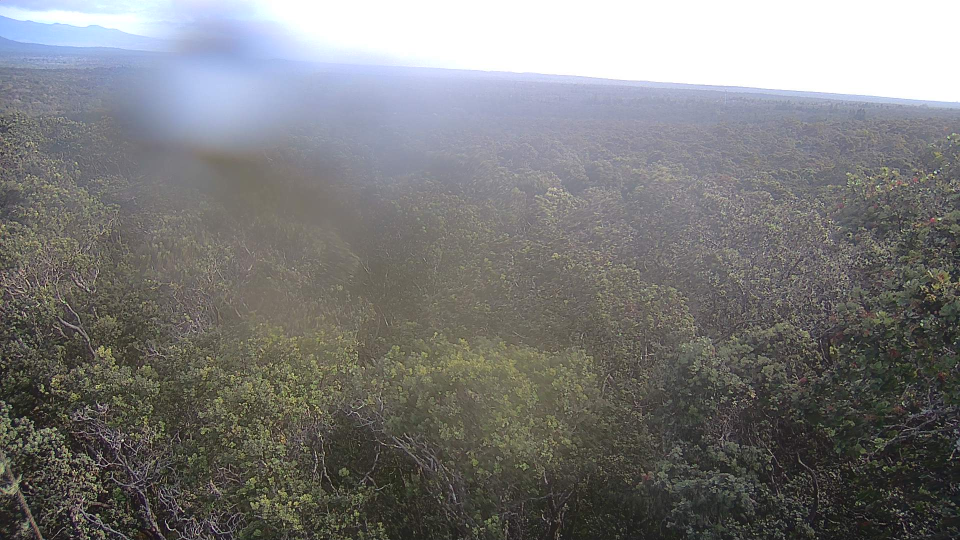
#> input picture flashpoint/docs/w097-imagery/ptz-2025-07-24T1820Z.jpg, 1920 x 1080 px (shown at 1/2 size); its folder holds 8 pictures in this run
$ python build_panoramas.py
#> lines starting #> are read from the running program, lines starting #| are printed output that depends on the picture
#> in main, `strip = Image.new("RGB", (SECTOR_W * N_SECTORS, SECTOR_H))`: strip: PIL image 11520x2160 RGB; every value is 0
#!/usr/bin/env python3
"""Build sage-agent sim panoramas from the W097 forensics imagery.

Produces 360-degree strips the sim PTZ backend can pan across
(vendor sim: pan 0-360 maps to image width; 16:9 viewport; tilt range from
aspect). Layout: 6 sectors x 60 degrees, each 1920x2160 (real frame in the
middle band, sky/ground edge-extended so the default tilt centers on real
content and there is room to tilt).

Two test panoramas (the point is the CONTRAST):
- w097-pano-A-day-plume.jpg: quiet ohia-canopy sectors + ONE real smoke
  positive — the 2025-10-05 Halemaumau gas plume — at sector 2 (pan ~150).
- w097-pano-B-confusers.jpg: the false-positive reel — fog, rain-blurred
  lens, night IR, eruption glow lighting clouds — everything that fooled
  W097's fire detector for months. A good smoke watcher flags NOTHING here
  (or flags-and-retracts on the second look).

The fire-detection frames carry burned-in annotation boxes (red rects, green
labels) from the original YOLOv7 job; scrub_annotations() removes them so a
detector under test cannot cheat on painted-on hints.

Run:  python build_panoramas.py     (writes JPGs + sectors.json here)
"""
import json
import pathlib

import numpy as np
from PIL import Image, ImageFilter

HERE = pathlib.Path(__file__).resolve().parent
IMG = HERE.parents[1] / "docs" / "w097-imagery"

SECTOR_W, SECTOR_H = 1920, 2160
FRAME_H = 1080
N_SECTORS = 6


def scrub_annotations(arr):
    """Remove burned-in detector overlays: red box lines and green label text.

    JPEG compression bleeds the overlay colors into neighbors, so the mask is
    hue-based (dominance, not purity) and dilated before filling each masked
    pixel from its nearest clean left/right neighbors."""
    from scipy import ndimage

    r, g, b = arr[..., 0].astype(int), arr[..., 1].astype(int), arr[..., 2].astype(int)
    red = (r > 130) & (r - g > 35) & (r - b > 35)
    green = (g > 110) & (g - r > 35) & (g - b > 35)
    mask = ndimage.binary_dilation(red | green, iterations=4)
    if not mask.any():
        return arr
    # exact 2-D nearest-clean-pixel fill (no directional streaks), then blend
    # the filled region with a local blur so thin fill seams disappear
    _, (iy, ix) = ndimage.distance_transform_edt(mask, return_indices=True)
    out = arr[iy, ix]
    blurred = ndimage.uniform_filter(out.astype(float), size=(7, 7, 1))
    blend = ndimage.binary_dilation(mask, iterations=2)
    out = out.astype(float)
    out[blend] = blurred[blend]
    return np.clip(out, 0, 255).astype(arr.dtype)


def load_frame(name, scrub=False):
#> called with name = 'ptz-2025-07-24T1820Z.jpg', scrub = False
    im = Image.open(IMG / name).convert("RGB")
#> im is the input picture: PIL image 1920x1080 RGB; mean R, G, B 122.4, 122.3, 121.7
    if scrub:
        im = Image.fromarray(scrub_annotations(np.asarray(im)))
    # center-crop to 16:9 then resize to sector frame size
    w, h = im.size
#> w = 1920; h = 1080
    target = 16 / 9
    if w / h > target:
        nw = int(h * target)
        im = im.crop(((w - nw) // 2, 0, (w + nw) // 2, h))
    else:
        nh = int(w / target)
#> nh = 1080
        im = im.crop((0, (h - nh) // 2, w, (h + nh) // 2))
    return im.resize((SECTOR_W, FRAME_H), Image.LANCZOS)


def sectorize(frame):
    """1920x1080 frame -> 1920x2160 sector: sky/ground edge-extension bands."""
    canvas = Image.new("RGB", (SECTOR_W, SECTOR_H))
#> canvas: PIL image 1920x2160 RGB; every value is 0
    band = (SECTOR_H - FRAME_H) // 2
    top = frame.crop((0, 0, SECTOR_W, 4)).resize((SECTOR_W, band)) \
        .filter(ImageFilter.GaussianBlur(6))
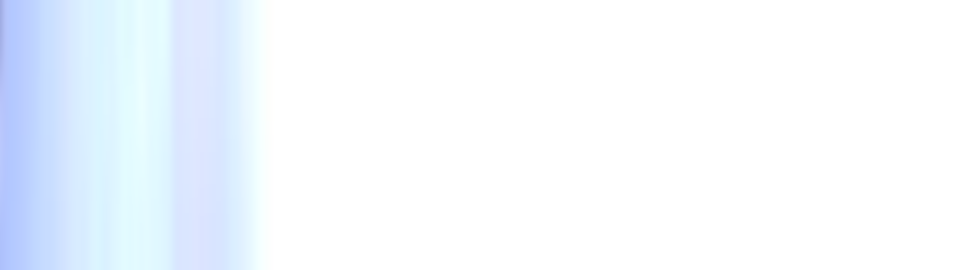
#> top: PIL image 1920x540 RGB (shown at 1/2 size); mean R, G, B 244.1, 249.2, 254.9
    bottom = frame.crop((0, FRAME_H - 4, SECTOR_W, FRAME_H)) \
        .resize((SECTOR_W, band)).filter(ImageFilter.GaussianBlur(6))
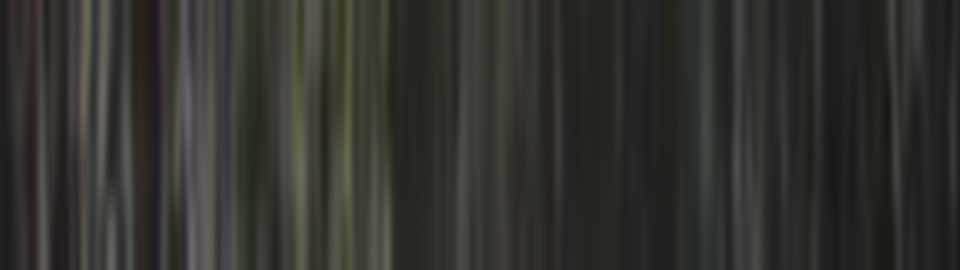
#> bottom: PIL image 1920x540 RGB (shown at 1/2 size); mean R, G, B 50.1, 49.8, 46.1
    canvas.paste(top, (0, 0))
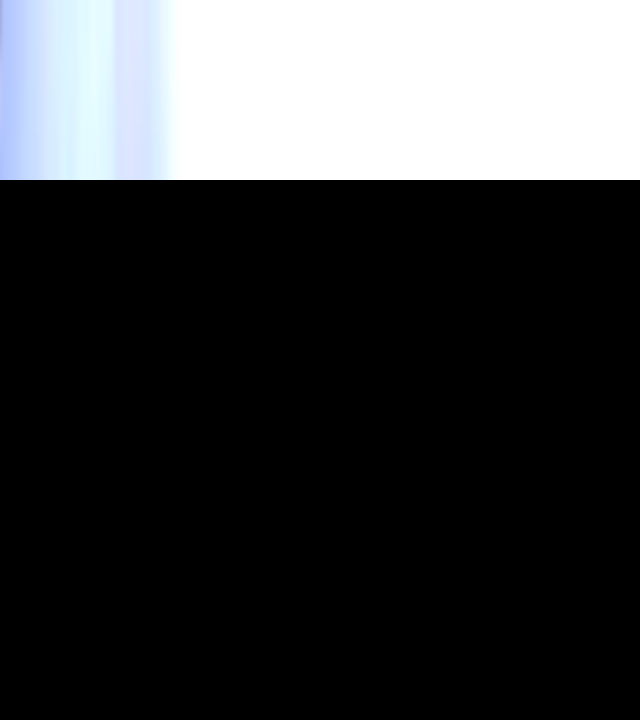
#> canvas: PIL image 1920x2160 RGB (shown at 1/3 size); mean R, G, B 61, 62.3, 63.7
    canvas.paste(frame, (0, band))
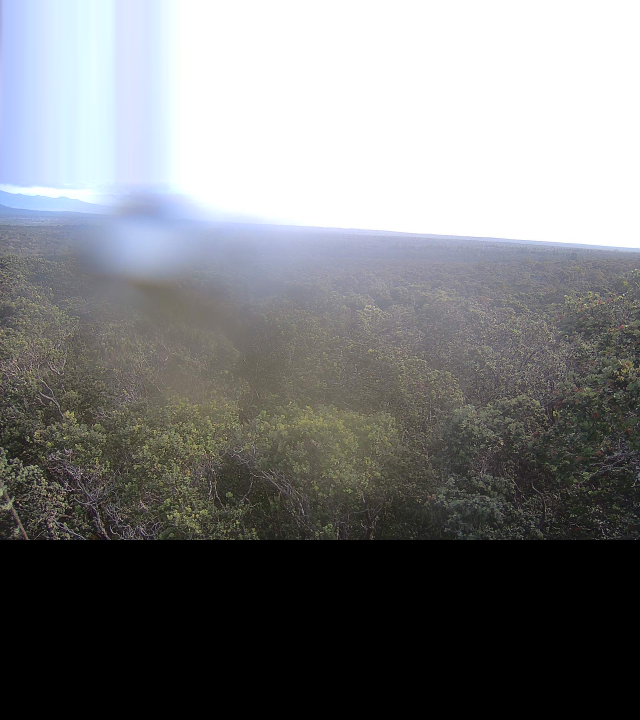
#> canvas: PIL image 1920x2160 RGB (shown at 1/3 size); mean R, G, B 122.2, 123.4, 124.6
    canvas.paste(bottom, (0, band + FRAME_H))
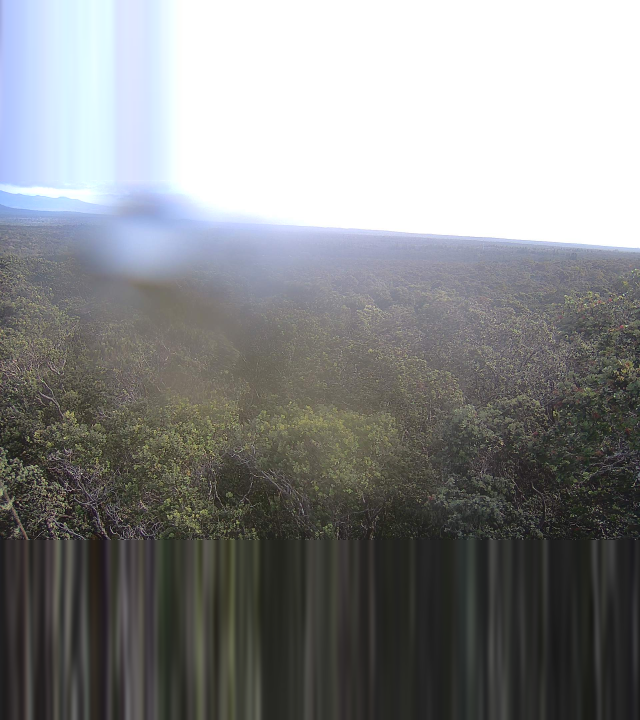
#> canvas: PIL image 1920x2160 RGB (shown at 1/3 size); mean R, G, B 134.7, 135.9, 136.1
    return canvas


PANORAMAS = {
    "w097-pano-A-day-plume": [
        ("ptz-2025-07-24T1820Z.jpg", False, "ohia canopy, clear day (negative)"),
        ("ptz-2025-10-01T2020Z.jpg", False, "ohia canopy, clear day (negative)"),
        ("firedet-2025-10-05T1733Z-halemaumau-plume-day.jpg", True,
         "REAL Halemaumau gas plume, boxes scrubbed (THE positive)"),
        ("ptz-2025-09-02T1820Z.jpg", False, "ohia canopy, scattered cloud (negative)"),
        ("ptz-2025-12-01T2020Z.jpg", False, "ohia canopy, winter light (negative)"),
        ("ptz-2025-10-05T2020Z.jpg", False,
         "canopy same day as the plume, 3 h later (negative)"),
    ],
    "w097-pano-B-confusers": [
        ("ptz-2025-08-23T2220Z-fog.jpg", False, "full fog-out on a top smoke-day (confuser)"),
        ("ptz-2025-09-02T2220Z.jpg", False, "dusk haze (confuser)"),
        ("firedet-2025-09-02T1347Z-eruption-glow-clouds.jpg", True,
         "eruption glow lighting the cloud deck, boxes scrubbed (confuser)"),
        ("ptz-2025-11-01T2020Z-rain.jpg", False, "rain-blurred lens (confuser)"),
        ("firedet-2025-08-23T0954Z-eruption-glow-night.jpg", True,
         "night eruption glow + moonlit cloud, boxes scrubbed (confuser)"),
        ("ptz-2025-12-30T1620Z-final-frame-ir.jpg", False, "pre-dawn IR (confuser)"),
    ],
}


def main():
    meta = {}
    for name, sectors in PANORAMAS.items():
        strip = Image.new("RGB", (SECTOR_W * N_SECTORS, SECTOR_H))
        entries = []
        for i, (fname, scrub, note) in enumerate(sectors):
            strip.paste(sectorize(load_frame(fname, scrub)), (i * SECTOR_W, 0))
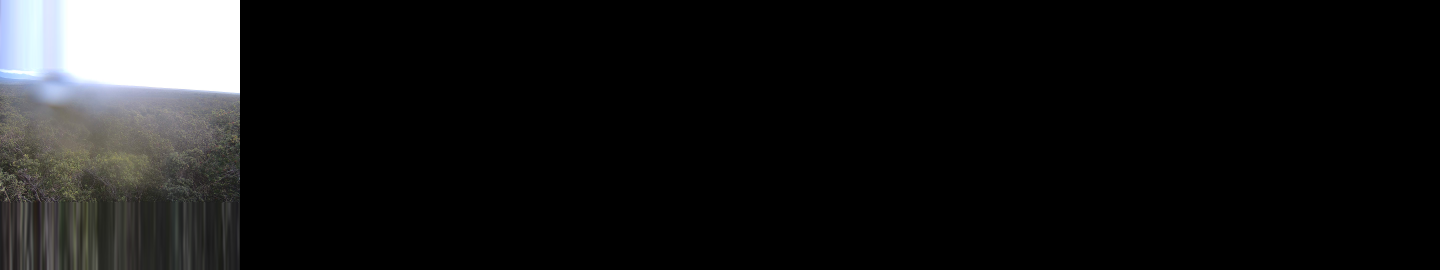
#> strip: PIL image 11520x2160 RGB (shown at 1/8 size); mean R, G, B 22.5, 22.6, 22.7
            entries.append({
                "sector": i,
                "pan_center_deg": (i + 0.5) * 360 / N_SECTORS,
                "source": fname,
                "annotation_scrubbed": scrub,
                "note": note,
            })
        out = HERE / f"{name}.jpg"
        strip.save(out, quality=88)
        meta[name] = {"width": strip.width, "height": strip.height,
                      "sector_deg": 360 / N_SECTORS, "sectors": entries}
        print(f"{out.name}: {strip.width}x{strip.height}")

        # small labeled overview for humans
        ov = strip.resize((N_SECTORS * 320, int(SECTOR_H * 320 / SECTOR_W)))
        from PIL import ImageDraw
        d = ImageDraw.Draw(ov)
        for i, e in enumerate(meta[name]["sectors"]):
            d.rectangle([i * 320, 0, (i + 1) * 320 - 1, ov.height - 1],
                        outline=(245, 183, 34), width=2)
            d.text((i * 320 + 8, 6), f"{i}: pan {e['pan_center_deg']:.0f}°",
                   fill=(245, 183, 34))
        ov.save(HERE / f"{name}-overview.jpg", quality=85)

    (HERE / "sectors.json").write_text(json.dumps(meta, indent=1))
    print("sectors.json written")


if __name__ == "__main__":
#> (the run stopped early here; a loop or call above may not have finished)
